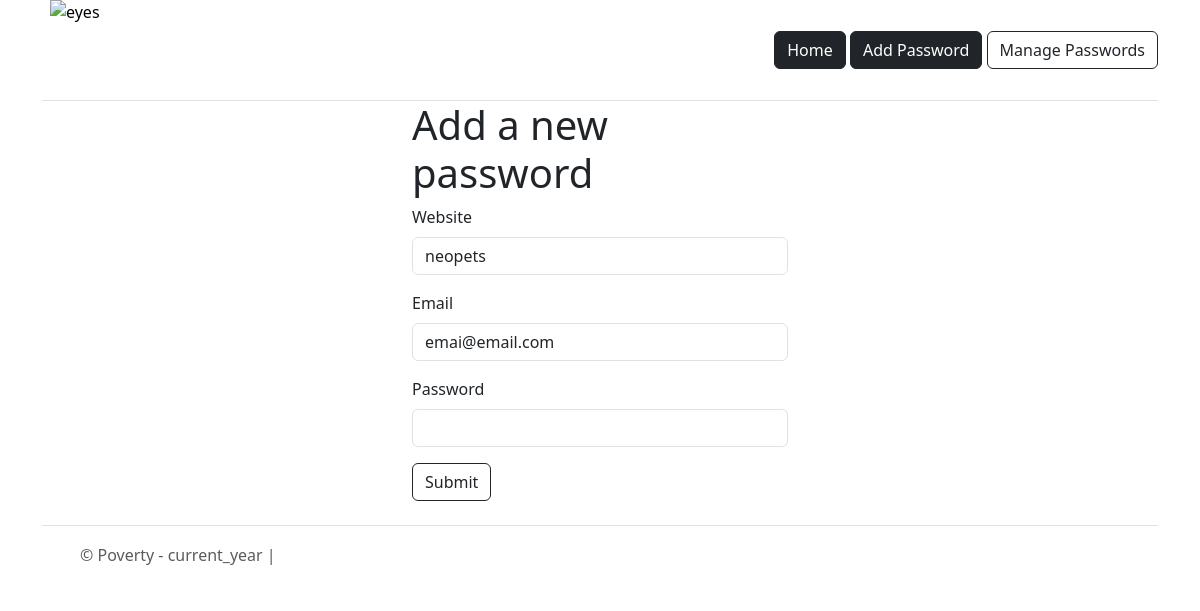
The page /edit?id=4 on the database as committed earlier.
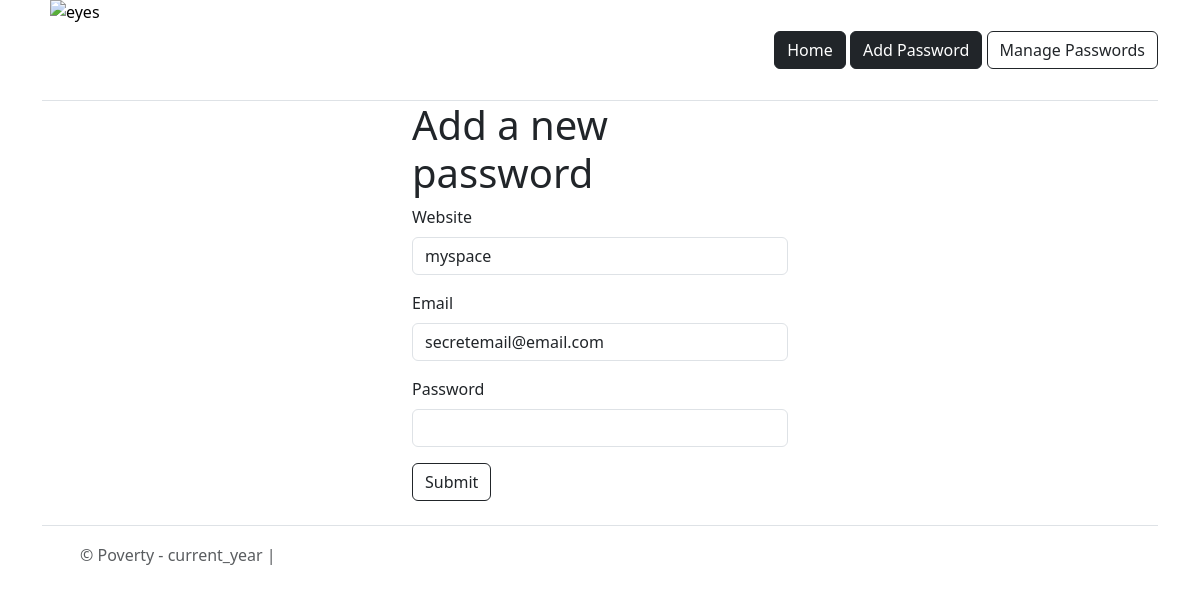
The same page on the database as committed later.
### main.py (models this page shows)
class Passwords(db.Model):
    id: Mapped[int] = mapped_column(primary_key=True)
    website: Mapped[str] = mapped_column(unique=True, nullable=False)
    email: Mapped[str] = mapped_column(nullable=False)
    password: Mapped[str] = mapped_column(nullable=False)

### main.py (the view)
@app.route("/edit", methods=["GET", "POST"])
def edit():
    check_id = [str(item.id) for item in db.session.scalars((db.select(Passwords))).all()]
    if request.args.get('id') in check_id:
        entry = db.session.scalar((db.select(Passwords).where(Passwords.id == request.args.get('id'))))
        form = EntryForm(
            website=entry.website,
            email=entry.email,
            password=entry.password
        )
        if form.validate_on_submit():
            entry.website = form.website.data
            entry.email = form.email.data
            entry.password = form.password.data
            db.session.commit()
            return redirect(url_for('manage_passwords'))
        return render_template("add.html", form=form)
    return redirect(url_for("add"))

### main.py
class EntryForm(FlaskForm):
    website = StringField(name="website", validators=[DataRequired(), Length(max=40)])
    email = EmailField(name="email", validators=[DataRequired(), Length(max=40)])
    password = PasswordField(name="password", validators=[DataRequired(), Length(max=40)])
    submit = SubmitField(name="submit", validators=[DataRequired()])

### templates/add.html (shortened to what this page needs)
{% include "header.html" %}
{% from 'bootstrap5/form.html' import render_form %}
<body>
  <div class="container col-4">
    {% if message == "Successfully Added Password" %}
    <h1>{{message}}</h1>
    {% else %}
    <h1>Add a new password</h1>
    {%endif%}
    {{render_form(form, button_style="outline-dark")}}
  </div>
</body>
{% include "footer.html" %}

### templates/header.html (shortened to what this page needs)
<!DOCTYPE html>
<html lang="en">
<head>
    {{ bootstrap.load_css() }}
    <link rel="stylesheet" href="{{url_for('static', filename='css/styles.css')}}" />
 <div class="container">
    <header class="d-flex flex-wrap align-items-center justify-content-center justify-content-md-between  border-bottom">
      <div class="col-md-3 mb-2 mb-md-0">
        <a href="/" class="d-inline-flex link-body-emphasis text-decoration-none">
          <img class="d-block mx-2" src="{{url_for('static', filename='assets/images/mk-logo-copy.png')}}" alt="eyes" height="100">
        </a>
      </div>
      <div class=" text-end">
          <a type="button" class="btn btn-dark" href="{{url_for('home')}}">Home</a>
          <a type="button" class="btn btn-dark" href="{{url_for('add')}}">Add Password</a>
        <a type="button" class="btn btn-outline-dark" href="{{url_for('manage_passwords')}}">Manage Passwords</a>
      </div>
    </header>
  </div>

### templates/footer.html
<div class="container">
  <footer class="d-flex flex-wrap justify-content-between align-items-center py-3 my-4 border-top">
    <div class="col-md-4 d-flex align-items-center">
      <a href="/" class="mb-3 me-2 mb-md-0 text-body-secondary text-decoration-none lh-1">
        <svg class="bi" width="30" height="24"><use xlink:href="#bootstrap"></use></svg>
      </a>
      <span class="mb-3 mb-md-0 text-body-secondary">© Poverty - current_year | </span>
    </div>
    <ul class="nav col-md-4 justify-content-end list-unstyled d-flex">
      <li class="ms-3"><a class="text-body-secondary" href="#"><svg class="bi" width="24" height="24"><use xlink:href="#twitter"></use></svg></a></li>
      <li class="ms-3"><a class="text-body-secondary" href="#"><svg class="bi" width="24" height="24"><use xlink:href="#instagram"></use></svg></a></li>
      <li class="ms-3"><a class="text-body-secondary" href="#"><svg class="bi" width="24" height="24"><use xlink:href="#facebook"></use></svg></a></li>
    </ul>
  </footer>
</div>
</html>

Rows that differ between the two databases and show on the page:
changed Passwords: website "neopets" → "myspace"; email "emai@email.com" → "secretemail@email.com"
